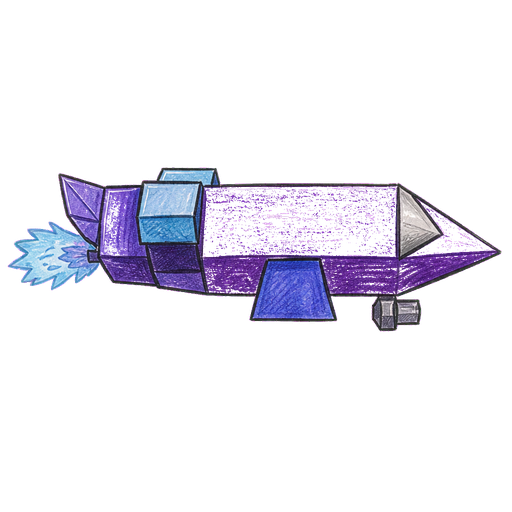
#> input picture concepts/notebook_pencil/plane_idle.png, 512 x 512 px, found by its file name
$ python _make_sticker_sprites.py
#> lines starting #> are read from the running program, lines starting #| are printed output that depends on the picture
"""Add thick creamy sticker outline to balloons; slice plane sheet; install assets."""
from __future__ import annotations

from pathlib import Path

import numpy as np
from PIL import Image, ImageFilter, ImageChops

ROOT = Path(r"d:\Godot\MyProjects\quizmatik")
PLANE_DST = ROOT / "src" / "features" / "plane"
ANSWER_DST = ROOT / "src" / "features" / "answer"
CONCEPT_PLANE = ROOT / "concepts" / "notebook_pencil"
SHEET = Path(r"C:\Users\Admin\.cursor\projects\d-Godot-MyProjects-quizmatik\assets\plane_sticker_sheet.png")

WHITE = (255, 255, 255, 255)
CREAM = (252, 248, 240, 255)


def flood_clear_bg(img: Image.Image, tol: int = 42) -> Image.Image:
#> called with tol = 42
	rgba = img.convert("RGBA")
#> rgba is the input picture: PIL image 512x512 RGBA; mean R, G, B, A 21.6, 17.8, 30.8, 34.8
	w, h = rgba.size
#> w = 512; h = 512
	px = rgba.load()
	visited = set()
	stack: list[tuple[int, int]] = []
	for x in range(0, w, 5):
		stack += [(x, 0), (x, h - 1)]
	for y in range(0, h, 5):
		stack += [(0, y), (w - 1, y)]
	seeds = []
	for sx, sy in stack:
		r, g, b, a = px[sx, sy]
		if max(r, g, b) <= tol + 25:
			seeds.append((sx, sy))
#> after the loop, seeds = 412 pairs, first value 0 to 511, second value 0 to 511
	stack = seeds
	for s in seeds:
		visited.add(s)
#> this loop made 412 passes
#> s on passes 1 to 3: (0, 0), (0, 511), (5, 0)
#> after the loop, visited = 411 items
	while stack:
		x, y = stack.pop()
		r, g, b, a = px[x, y]
		if max(r, g, b) > tol + 30 and a > 0:
			if max(r, g, b) < tol + 60:
				px[x, y] = (0, 0, 0, 0)
			continue
		px[x, y] = (0, 0, 0, 0)
		for nx, ny in ((x - 1, y), (x + 1, y), (x, y - 1), (x, y + 1)):
			if 0 <= nx < w and 0 <= ny < h and (nx, ny) not in visited:
				nr, ng, nb, na = px[nx, ny]
				if max(nr, ng, nb) <= tol + 60:
					visited.add((nx, ny))
					stack.append((nx, ny))
#> this loop made 215186 passes
#> (x, y) on passes 1 to 3: (511, 510), (511, 511), (511, 509)
#> in process_planes_from_concepts, `img = flood_clear_bg(Image.open(src))`:
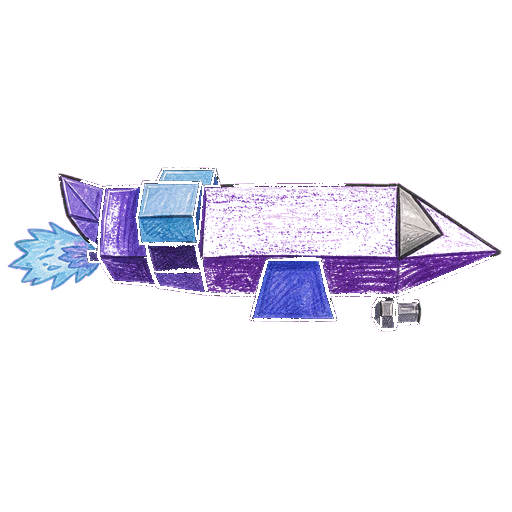
#> img: PIL image 512x512 RGBA; mean R, G, B, A 20.7, 17, 29.8, 30.6; transparent parts drawn white
	return rgba


def add_sticker_outline(img: Image.Image, radius: int = 8, color=CREAM) -> Image.Image:
	"""Dilate alpha and fill with cream white behind the sprite."""
#> called with radius = 7, color = (252, 248, 240, 255)
	rgba = img.convert("RGBA")
	alpha = rgba.getchannel("A")
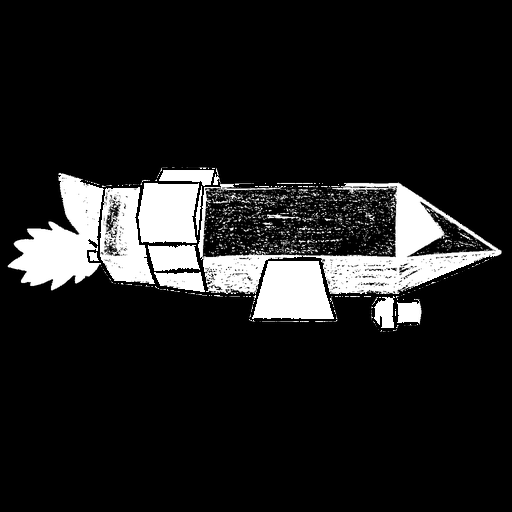
#> alpha: PIL image 512x512 L; min 0, max 255, mean 30.6
	# Expand alpha
	expanded = alpha
	for _ in range(radius):
		expanded = expanded.filter(ImageFilter.MaxFilter(3))
#> this loop made 7 passes
#> pass 1, in add_sticker_outline, `expanded = expanded.filter(ImageFilter.MaxFilter(3))`:
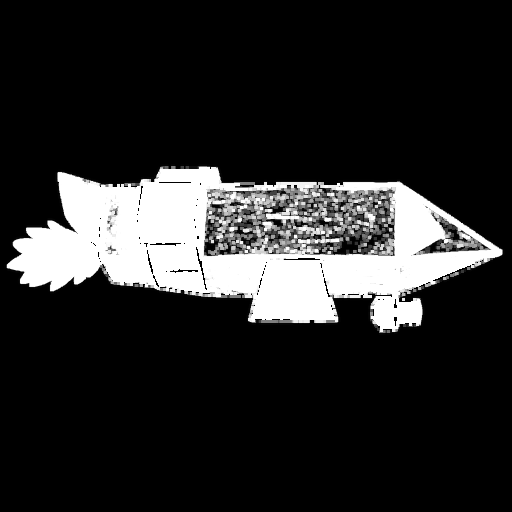
#> expanded: PIL image 512x512 L; min 0, max 255, mean 41.1
#> after the loop:
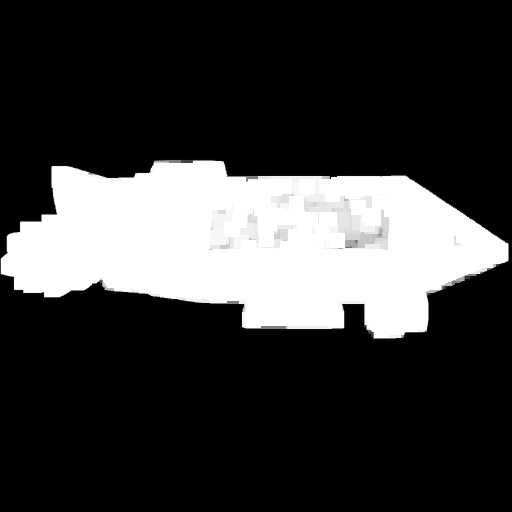
#> expanded: PIL image 512x512 L; min 0, max 255, mean 58.1
	# Soft outer edge
	soft = expanded.filter(ImageFilter.GaussianBlur(0.6))
	outline = Image.new("RGBA", rgba.size, (0, 0, 0, 0))
#> outline: PIL image 512x512 RGBA; every value is 0
	op = outline.load()
	ap = soft.load()
	w, h = rgba.size
	cr, cg, cb, _ = color
	for y in range(h):
		for x in range(w):
			a = ap[x, y]
			if a > 8:
				op[x, y] = (cr, cg, cb, a)
	# Keep original on top
	out = Image.alpha_composite(outline, rgba)
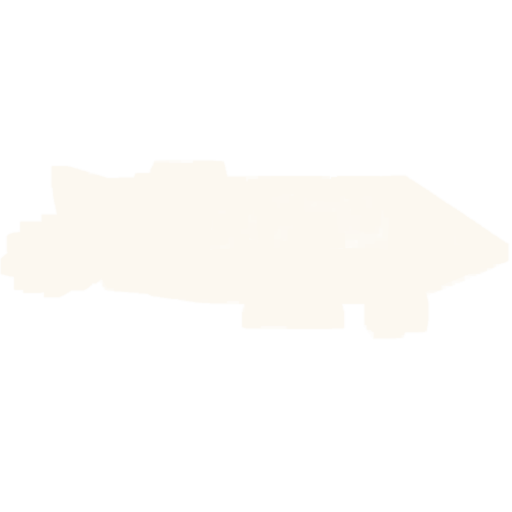
#> outline: PIL image 512x512 RGBA; mean R, G, B, A 59.8, 58.8, 56.9, 58; transparent parts drawn white
	return out


def components(mask: np.ndarray) -> list[tuple[int, int, int, int]]:
	h, w = mask.shape
	visited = np.zeros_like(mask, dtype=bool)
	boxes = []
	for y in range(h):
		for x in range(w):
			if not mask[y, x] or visited[y, x]:
				continue
			stack = [(x, y)]
			visited[y, x] = True
			min_x = max_x = x
			min_y = max_y = y
			count = 0
			while stack:
				cx, cy = stack.pop()
				count += 1
				min_x = min(min_x, cx)
				max_x = max(max_x, cx)
				min_y = min(min_y, cy)
				max_y = max(max_y, cy)
				for nx, ny in ((cx - 1, cy), (cx + 1, cy), (cx, cy - 1), (cx, cy + 1)):
					if 0 <= nx < w and 0 <= ny < h and mask[ny, nx] and not visited[ny, nx]:
						visited[ny, nx] = True
						stack.append((nx, ny))
			if count < 800:
				continue
			boxes.append((min_x, min_y, max_x + 1, max_y + 1))
	return boxes


def process_planes_from_sheet() -> bool:
	if not SHEET.exists():
		print("sheet missing", SHEET)
		return False
	img = flood_clear_bg(Image.open(SHEET))
	arr = np.array(img)
	mask = arr[:, :, 3] > 20
	boxes = sorted(components(mask), key=lambda b: b[0])
	print("plane components", len(boxes), boxes)
	names = ["Plane.png", "PlaneUp.png", "PlaneDown.png"]
	# Sheet order: idle, up, down — map to game names
	mapping = {
		"Plane.png": 0,
		"PlaneUp.png": 1,
		"PlaneDown.png": 2,
	}
	if len(boxes) < 3:
		# fallback: use concept planes + outline
		return False
	for name, idx in mapping.items():
		box = boxes[idx]
		pad = 10
		x0, y0, x1, y1 = box
		x0 = max(0, x0 - pad)
		y0 = max(0, y0 - pad)
		x1 = min(img.size[0], x1 + pad)
		y1 = min(img.size[1], y1 + pad)
		crop = img.crop((x0, y0, x1, y1))
		# ensure sticker rim is thick enough
		crop = add_sticker_outline(crop, radius=6)
		bbox = crop.getbbox()
		if bbox:
			crop = crop.crop(bbox)
		# normalize height ~108 like old assets, keep aspect
		tw = int(288 * crop.size[0] / max(1, crop.size[1]) * (108 / 108))
		# target similar footprint
		scale = 108 / crop.size[1]
		nw = max(1, int(crop.size[0] * scale))
		nh = 108
		crop = crop.resize((nw, nh), Image.Resampling.LANCZOS)
		crop.save(PLANE_DST / name, optimize=True)
		crop.save(CONCEPT_PLANE / f"sticker_{name}", optimize=True)
		print("saved plane", name, crop.size)
	return True


def process_planes_from_concepts() -> None:
	pairs = [
		(CONCEPT_PLANE / "plane_idle.png", "Plane.png"),
		(CONCEPT_PLANE / "plane_up.png", "PlaneUp.png"),
		(CONCEPT_PLANE / "plane_down.png", "PlaneDown.png"),
	]
	for src, name in pairs:
		img = flood_clear_bg(Image.open(src))
		img = add_sticker_outline(img, radius=7)
		bbox = img.getbbox()
		if bbox:
			img = img.crop(bbox)
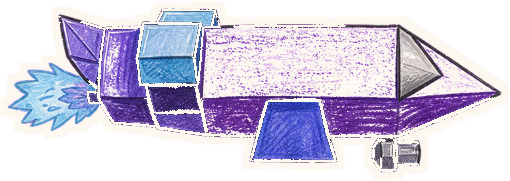
#> img: PIL image 510x181 RGBA; mean R, G, B, A 123.4, 118.3, 140.4, 165; transparent parts drawn white
		scale = 108 / img.size[1]
		img = img.resize((max(1, int(img.size[0] * scale)), 108), Image.Resampling.LANCZOS)
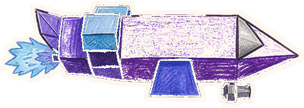
#> img: PIL image 304x108 RGBA; mean R, G, B, A 128.4, 123.4, 145.6, 165; transparent parts drawn white
		img.save(PLANE_DST / name, optimize=True)
		print("fallback plane", name, img.size)
#| fallback plane Plane.png (304, 108)
#> pass 2 of the loop in process_planes_from_concepts, `for src, name in pairs:`:
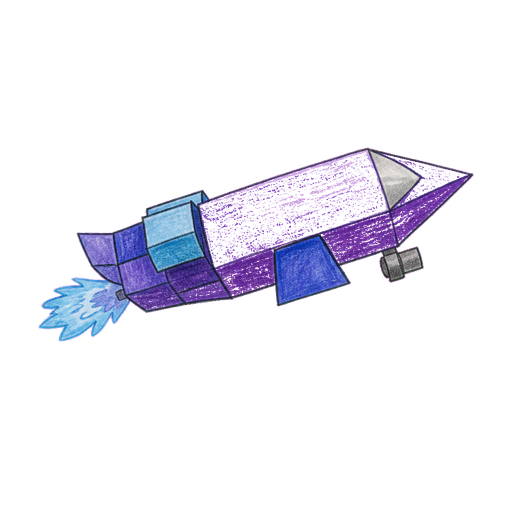
#> input picture concepts/notebook_pencil/plane_up.png, 512 x 512 px, found by its file name
#> in flood_clear_bg, rgba is the input picture: PIL image 512x512 RGBA; mean R, G, B, A 18.6, 16.3, 27.5, 29.1
#> the loop in flood_clear_bg (call 2), `for s in seeds:` made 412 passes
#> after the loop in add_sticker_outline (call 2), `for _ in range(radius):`:
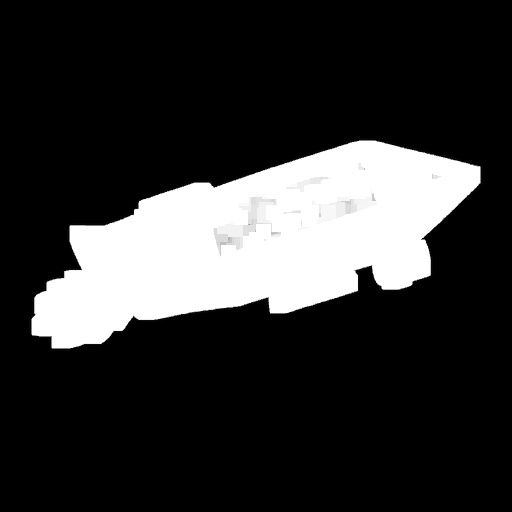
#> expanded: PIL image 512x512 L; min 0, max 255, mean 50.2
#> in process_planes_from_concepts, `img = img.resize((max(1, int(img.size[0] * scale)), 108), Image.Resamp..`:
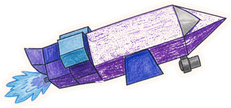
#> img: PIL image 231x108 RGBA; mean R, G, B, A 102, 100.1, 119.7, 137.9; transparent parts drawn white
#| fallback plane PlaneUp.png (231, 108)
#> pass 3 of the loop in process_planes_from_concepts, `for src, name in pairs:`:
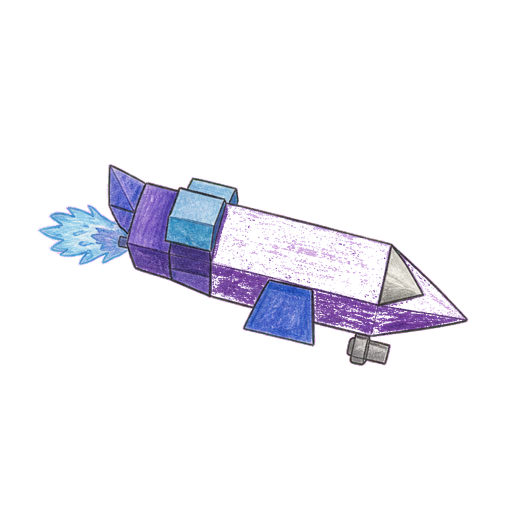
#> input picture concepts/notebook_pencil/plane_down.png, 512 x 512 px, found by its file name
#> in flood_clear_bg, rgba is the input picture: PIL image 512x512 RGBA; mean R, G, B, A 18.8, 17, 24.9, 26.6
#> after the loop in add_sticker_outline (call 3), `for _ in range(radius):`:
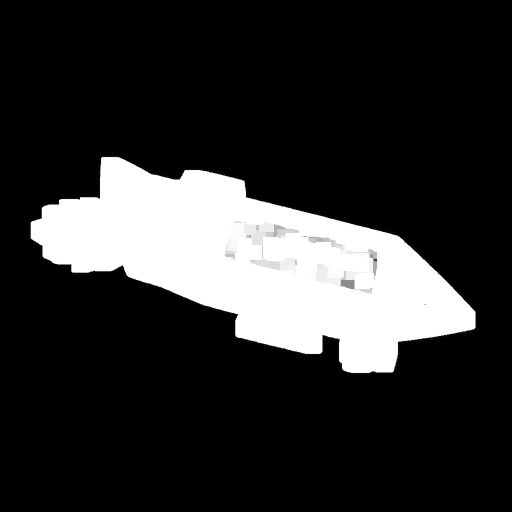
#> expanded: PIL image 512x512 L; min 0, max 255, mean 46.7
#> in process_planes_from_concepts, `img = img.resize((max(1, int(img.size[0] * scale)), 108), Image.Resamp..`:
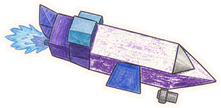
#> img: PIL image 221x108 RGBA; mean R, G, B, A 98.5, 97, 110.4, 125.3; transparent parts drawn white
#| fallback plane PlaneDown.png (221, 108)


def process_balloons() -> None:
	path = ANSWER_DST / "balloons_atlas.png"
#> (the run stopped early here; a loop or call above may not have finished)
